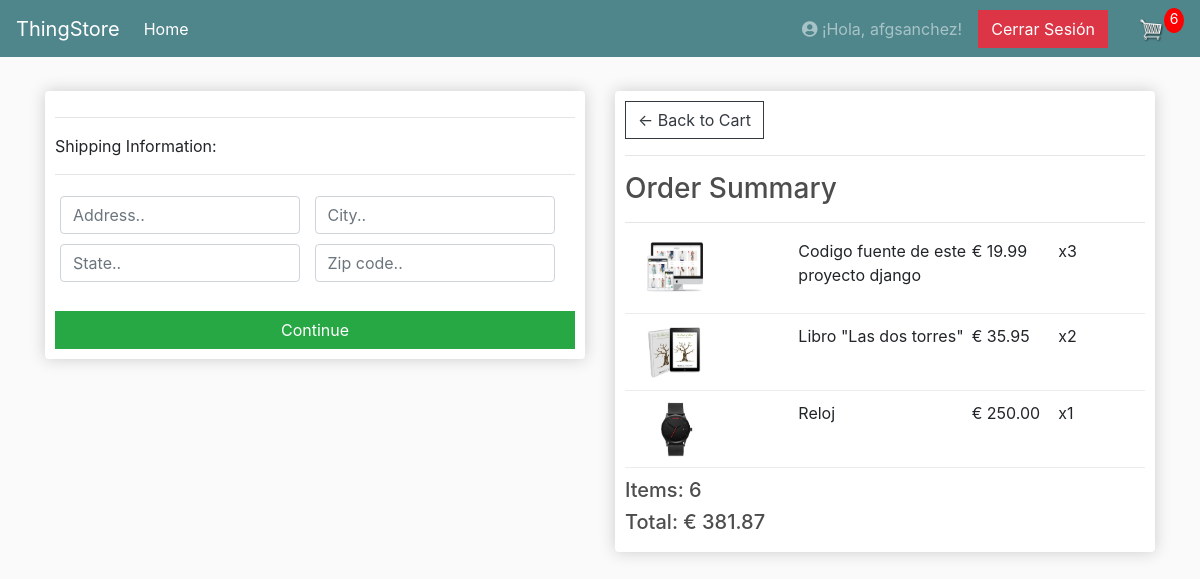
Before: /checkout/ (signed in) with the older database file.
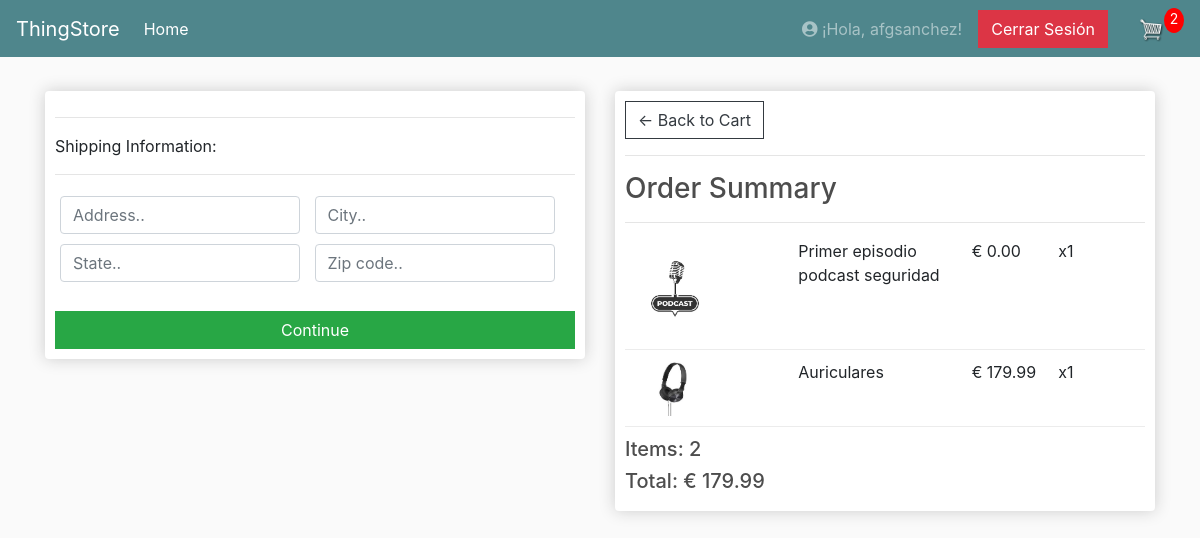
After: the same page with the newer database file.
### store/models.py (models this page shows, shortened)
class OrderItem(models.Model):
    product = models.ForeignKey(Product, on_delete=models.SET_NULL, null=True)
    order = models.ForeignKey(Order, on_delete=models.SET_NULL, null=True)
    quantity = models.IntegerField(default=0, null=True, blank=True)
    date_added = models.DateTimeField(auto_now_add=True)
    @property
    def get_total(self):
        total = self.product.price * self.quantity
        return total
    def requires_shipping(self):
        return not self.product.digital
    requires_shipping.boolean = True
    requires_shipping.short_description = 'Requires Shipping'

class Product(models.Model):
    name = models.CharField(max_length=200)
    price = models.FloatField()
    digital = models.BooleanField(default=False, null=True, blank=True)
    image = models.ImageField(null=True, blank=True)
    @property
    def imageURL(self):
        try:
            url = self.image.url
        except:
            url = ''
        return url

class Order(models.Model):
    customer = models.ForeignKey(Customer, null=True, blank=True, on_delete=models.SET_NULL)
    date_ordered = models.DateTimeField(auto_now_add=True)
    complete = models.BooleanField(default=False)
    transaction_id = models.CharField(max_length=100, null=True)
    @property
    def shipping(self):
        shipping = False
        orderitems = self.orderitem_set.all()
        for i in orderitems:
            if i.product.digital == False:
                shipping = True
        return shipping
    @property
    def get_cart_total(self):
        orderitems = self.orderitem_set.all()
        total = sum([item.get_total for item in orderitems])
        return total
    @property
    def get_cart_items(self):
        orderitems = self.orderitem_set.all()
        total = sum([item.quantity for item in orderitems])
        return total

### store/views.py (the view)
# urls.py: path('checkout/', views.checkout, name="checkout"),
def checkout(request):
    data = cartData(request)
    cartItems = data['cartItems']
    order = data['order']
    items = data['items']
    context = {'items': items, 'order': order, 'cartItems': cartItems}
    return render(request, 'store/checkout.html', context)

### store/utils.py (called while the page is built)
def cartData(request):
    if request.user.is_authenticated:
        try:
            customer = request.user.customer
        except Customer.DoesNotExist:
            customer = Customer.objects.create(
                user=request.user,
                name=request.user.username, # Puedes ajustar esto si tienes un campo 'first_name' en tu User
                email=request.user.email,
            )
        order, created = Order.objects.get_or_create(customer=customer, complete=False)
        items = order.orderitem_set.all()
        cartItems = order.get_cart_items
    else:
        cookieData = cookieCart(request)
        cartItems = cookieData['cartItems']
        order = cookieData['order']
        items = cookieData['items']
    return {'cartItems': cartItems, 'order': order, 'items': items}

### store/templates/store/checkout.html (shortened to what this page needs)
{% extends 'store/main.html' %}
{% load static %}
{% block content %}
     <div class="row">
		<div class="col-lg-6">
			<div class="box-element" id="form-wrapper">
                <form id="form">
                    <div id="shipping-info">
                        <hr>
						<p>Shipping Information:</p>
						<hr>
						<div class="form-field">
							<input class="form-control" type="text" name="address" placeholder="Address..">
						</div>
						<div class="form-field">
							<input class="form-control" type="text" name="city" placeholder="City..">
						</div>
						<div class="form-field">
							<input class="form-control" type="text" name="state" placeholder="State..">
						</div>
						<div class="form-field">
							<input class="form-control" type="text" name="zipcode" placeholder="Zip code..">
						</div>
                    </div>
                    <br>
                    <input id="form-button" class="btn btn-success btn-block" type="submit" value="Continue">
                </form>
			</div>
            <br>
		</div>
		<div class="col-lg-6">
			<div class="box-element">
                <a class="btn btn-outline-dark" href="{% url 'cart' %}">&#x2190; Back to Cart</a>
                <hr>
                <h3>Order Summary</h3>
                <hr>
				{% for item in items %}
					<div class="cart-row">
						<div style="flex:2"><img class="row-image" src="{{item.product.imageURL}}"></div>
						<div style="flex:2"><p>{{item.product.name}}</p></div>
						<div style="flex:1"><p>€ {{item.product.price|floatformat:2}}</p></div>
						<div style="flex:1"><p>x{{item.quantity}}</p></div>
					</div>
				{% endfor %}
				<h5>Items:   {{order.get_cart_items}}</h5>
				<h5>Total:   € {{order.get_cart_total|floatformat:2}}</h5>
			</div>
		</div>
	</div>
{% endblock content %}

### store/templates/store/main.html (shortened to what this page needs)
<!DOCTYPE html>
{% load static %}
<html>
<head>
	<link rel="stylesheet" href="https://stackpath.bootstrapcdn.com/bootstrap/4.4.1/css/bootstrap.min.css">
	<link rel="stylesheet" type="text/css" href="{% static 'css/main.css' %}">
	<link rel="stylesheet" href="https://cdnjs.cloudflare.com/ajax/libs/font-awesome/5.15.4/css/all.min.css" />
</head>
<body>
	<nav class="navbar navbar-expand-lg navbar-dark bg-dark">
	  <a class="navbar-brand" href="{% url 'store' %}">ThingStore</a>
	  <div class="collapse navbar-collapse" id="navbarSupportedContent">
	    <ul class="navbar-nav mr-auto">
	      <li class="nav-item active">
	        <a class="nav-link" href="{% url 'store' %}">Home <span class="sr-only">(current)</span></a>
	      </li>
	    </ul>
			<div class="form-inline my-2 my-lg-0">
				{% if not user.is_authenticated %}
					<a href="{% url 'login' %}" class="btn btn-warning">Login</a>
				{% else %}
					<span class="navbar-text mr-3">
					  <i class="fas fa-user-circle"></i> ¡Hola, {{ user.username }}!
					</span>
					<form action="{% url 'logout' %}" method="post" style="display: inline;">
						<button type="submit" class="btn btn-danger mr-3">Cerrar Sesión</button>
					</form>
					<a href="{% url 'cart' %}">
					   <img  id="cart-icon" src="{% static 'images/cart.png' %}">
					</a>
					<p id="cart-total">{{cartItems}}</p>
				{% endif %}
			</div>
	  </div>
	</nav>
     <div class="container">
            <br>
            {% block content %}
            {% endblock content %}
         </div>
</body>
</html>

Changed rows visible on the page:
no longer on this page (row unchanged): OrderItem: product.imageURL (picture), product.name "Codigo fuente de este proyecto django", product.price "19.99", quantity "3"
removed OrderItem: product.imageURL (picture), product.name "Libro \"Las dos torres\"", product.price "35.95", quantity "2"
removed OrderItem: product.imageURL (picture), product.name "Reloj", product.price "250.00", quantity "1"
no longer on this page (row edited): Order: get_cart_items "6", get_cart_total "381.87"
added OrderItem: product.imageURL (picture), product.name "Primer episodio podcast seguridad", product.price "0.00", quantity "1"
added OrderItem: product.imageURL (picture), product.name "Auriculares", product.price "179.99", quantity "1"
added Order: get_cart_items "2", get_cart_total "179.99"
Other visible differences:
{{ cartItems }}: "6" → "2"
